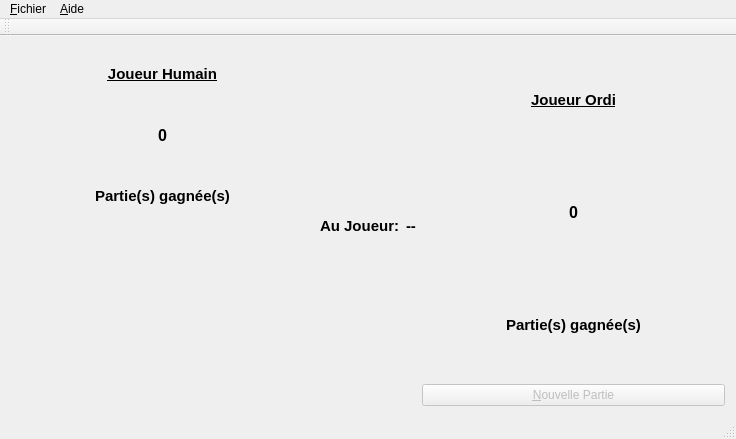
<?xml version="1.0" encoding="UTF-8"?>
<ui version="4.0">
 <class>MainWindow</class>
 <widget class="QMainWindow" name="MainWindow">
  <property name="geometry">
   <rect>
    <x>0</x>
    <y>0</y>
    <width>736</width>
    <height>439</height>
   </rect>
  </property>
  <property name="minimumSize">
   <size>
    <width>0</width>
    <height>0</height>
   </size>
  </property>
  <property name="windowTitle">
   <string>Carré Chinois (coté serveur)</string>
  </property>
  <property name="styleSheet">
   <string notr="true"/>
  </property>
  <widget class="QWidget" name="centralWidget">
   <layout class="QVBoxLayout" name="verticalLayout_6">
    <item>
     <layout class="QHBoxLayout" name="horizontalLayout_3">
      <item>
       <layout class="QVBoxLayout" name="verticalLayout_3">
        <item>
         <layout class="QVBoxLayout" name="verticalLayout">
          <item>
           <widget class="QLabel" name="label_4">
            <property name="text">
             <string>&lt;html&gt;&lt;head/&gt;&lt;body&gt;&lt;p&gt;&lt;span style=&quot; font-size:11pt; font-weight:600; text-decoration: underline; color:#000000;&quot;&gt;Joueur Humain&lt;/span&gt;&lt;/p&gt;&lt;/body&gt;&lt;/html&gt;</string>
            </property>
            <property name="alignment">
             <set>Qt::AlignCenter</set>
            </property>
           </widget>
          </item>
          <item>
           <widget class="QLabel" name="labelCompteurHumain">
            <property name="text">
             <string>&lt;html&gt;&lt;head/&gt;&lt;body&gt;&lt;p&gt;&lt;span style=&quot; font-size:12pt; font-weight:600; color:#000000;&quot;&gt;0&lt;/span&gt;&lt;/p&gt;&lt;/body&gt;&lt;/html&gt;</string>
            </property>
            <property name="alignment">
             <set>Qt::AlignCenter</set>
            </property>
           </widget>
          </item>
          <item>
           <widget class="QLabel" name="label_6">
            <property name="text">
             <string>&lt;html&gt;&lt;head/&gt;&lt;body&gt;&lt;p&gt;&lt;span style=&quot; font-size:11pt; font-weight:600; color:#000000;&quot;&gt;Partie(s) gagnée(s)&lt;/span&gt;&lt;/p&gt;&lt;/body&gt;&lt;/html&gt;</string>
            </property>
            <property name="alignment">
             <set>Qt::AlignCenter</set>
            </property>
           </widget>
          </item>
         </layout>
        </item>
        <item>
         <layout class="QVBoxLayout" name="verticalLayoutHumain"/>
        </item>
        <item>
         <widget class="QLabel" name="labelInfoCo">
          <property name="text">
           <string/>
          </property>
         </widget>
        </item>
       </layout>
      </item>
      <item>
       <layout class="QVBoxLayout" name="verticalLayout_5">
        <item>
         <layout class="QHBoxLayout" name="horizontalLayout">
          <item>
           <widget class="QLabel" name="label_2">
            <property name="text">
             <string>&lt;html&gt;&lt;head/&gt;&lt;body&gt;&lt;p&gt;&lt;span style=&quot; font-size:11pt; font-weight:600; color:#000000;&quot;&gt;Au Joueur:&lt;/span&gt;&lt;/p&gt;&lt;/body&gt;&lt;/html&gt;</string>
            </property>
           </widget>
          </item>
          <item>
           <widget class="QLabel" name="labelJoueurCourant">
            <property name="styleSheet">
             <string notr="true">d</string>
            </property>
            <property name="text">
             <string>&lt;html&gt;&lt;head/&gt;&lt;body&gt;&lt;p&gt;&lt;span style=&quot; font-size:11pt; font-weight:600; color:#000000;&quot;&gt;--&lt;/span&gt;&lt;/p&gt;&lt;/body&gt;&lt;/html&gt;</string>
            </property>
           </widget>
          </item>
         </layout>
        </item>
        <item>
         <layout class="QGridLayout" name="gridLayoutPlateau"/>
        </item>
       </layout>
      </item>
      <item>
       <layout class="QVBoxLayout" name="verticalLayout_4">
        <item>
         <layout class="QVBoxLayout" name="verticalLayout_2">
          <item>
           <widget class="QLabel" name="label_3">
            <property name="text">
             <string>&lt;html&gt;&lt;head/&gt;&lt;body&gt;&lt;p&gt;&lt;span style=&quot; font-size:11pt; font-weight:600; text-decoration: underline; color:#000000;&quot;&gt;Joueur Ordi&lt;/span&gt;&lt;/p&gt;&lt;/body&gt;&lt;/html&gt;</string>
            </property>
            <property name="alignment">
             <set>Qt::AlignCenter</set>
            </property>
           </widget>
          </item>
          <item>
           <widget class="QLabel" name="labelCompteurOrdi">
            <property name="text">
             <string>&lt;html&gt;&lt;head/&gt;&lt;body&gt;&lt;p&gt;&lt;span style=&quot; font-size:12pt; font-weight:600; color:#000000;&quot;&gt;0&lt;/span&gt;&lt;/p&gt;&lt;/body&gt;&lt;/html&gt;</string>
            </property>
            <property name="alignment">
             <set>Qt::AlignCenter</set>
            </property>
           </widget>
          </item>
          <item>
           <widget class="QLabel" name="label">
            <property name="text">
             <string>&lt;html&gt;&lt;head/&gt;&lt;body&gt;&lt;p&gt;&lt;span style=&quot; font-size:11pt; font-weight:600; color:#000000;&quot;&gt;Partie(s) gagnée(s)&lt;/span&gt;&lt;/p&gt;&lt;/body&gt;&lt;/html&gt;</string>
            </property>
            <property name="alignment">
             <set>Qt::AlignCenter</set>
            </property>
           </widget>
          </item>
         </layout>
        </item>
        <item>
         <layout class="QVBoxLayout" name="verticalLayoutOrdi"/>
        </item>
        <item>
         <layout class="QHBoxLayout" name="horizontalLayout_2">
          <item>
           <widget class="QPushButton" name="pushButtonNouvellePartie">
            <property name="enabled">
             <bool>false</bool>
            </property>
            <property name="text">
             <string>&amp;Nouvelle Partie</string>
            </property>
           </widget>
          </item>
         </layout>
        </item>
       </layout>
      </item>
     </layout>
    </item>
   </layout>
   <zorder></zorder>
  </widget>
  <widget class="QMenuBar" name="menuBar">
   <property name="geometry">
    <rect>
     <x>0</x>
     <y>0</y>
     <width>736</width>
     <height>19</height>
    </rect>
   </property>
   <widget class="QMenu" name="menu_Fichier">
    <property name="title">
     <string>&amp;Fichier</string>
    </property>
   </widget>
   <widget class="QMenu" name="menu_Aide">
    <property name="title">
     <string>&amp;Aide</string>
    </property>
    <addaction name="action_Aide_au_jeu"/>
    <addaction name="action_A_propos"/>
   </widget>
   <addaction name="menu_Fichier"/>
   <addaction name="menu_Aide"/>
  </widget>
  <widget class="QToolBar" name="mainToolBar">
   <attribute name="toolBarArea">
    <enum>TopToolBarArea</enum>
   </attribute>
   <attribute name="toolBarBreak">
    <bool>false</bool>
   </attribute>
  </widget>
  <widget class="QStatusBar" name="statusBar"/>
  <action name="action_Aide_au_jeu">
   <property name="text">
    <string>&amp;Aide au jeu</string>
   </property>
  </action>
  <action name="action_A_propos">
   <property name="text">
    <string>&amp;A propos...</string>
   </property>
  </action>
 </widget>
 <layoutdefault spacing="6" margin="11"/>
 <resources/>
 <connections/>
</ui>
